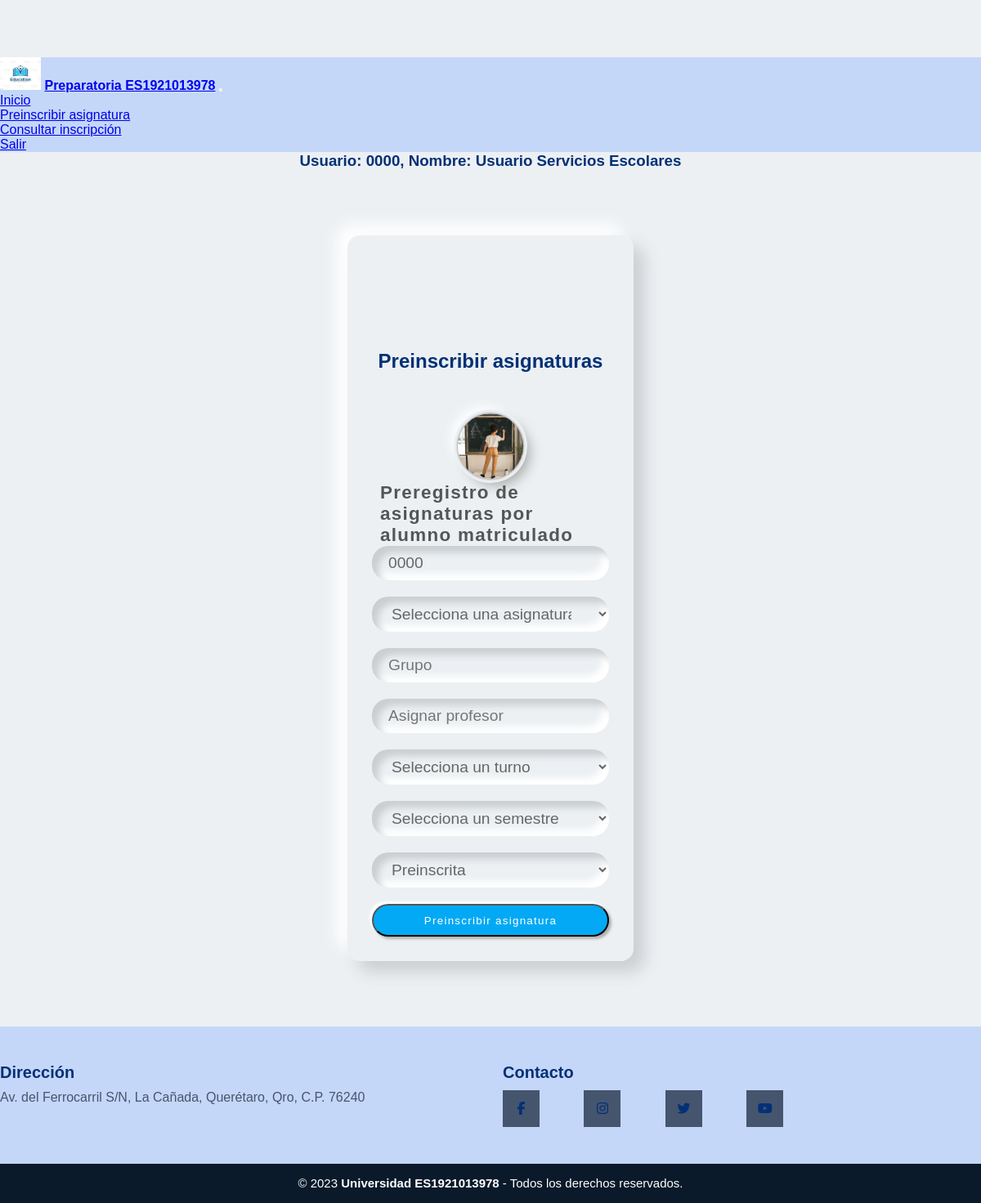
The page /preinscripcionSE.php (signed in) on the database its author committed.
### tables this page shows
CREATE TABLE `usuarios` (
  `matricula` varchar(4) NOT NULL,
  `nombre` varchar(30) NOT NULL,
  `apellidopaterno` varchar(30) NOT NULL,
  `apellidomaterno` varchar(30) NOT NULL,
  `turno` varchar(10) NOT NULL,
  `tipousuario` varchar(2) NOT NULL,
  `password` varchar(15) NOT NULL
);

### preinscripcionSE.php (the view, shortened to what this page needs)
<?php
if(!isset($_SESSION['userSE'])){
    header('location: index.php');
} else if(isset($_SESSION['userSE'])){
    include_once 'conexion.php';
    $conn->setAttribute(PDO::ATTR_ERRMODE,PDO::ERRMODE_EXCEPTION);
    $sql=$conn->prepare('SELECT * FROM usuarios WHERE matricula=:Matricula');
    $sql->execute(array('Matricula'=>$_SESSION['userSE']));
    $rows=$sql->fetchAll(PDO::FETCH_ASSOC);
    foreach($rows as $row){
        $matricula=$row['matricula'];
        $nombre=$row['nombre'];
        $ap=$row['apellidopaterno'];
        $am=$row['apellidomaterno'];
    }
    $count=$sql->rowCount();
} else {
    echo "Error en el sistema";
}
?>
<!DOCTYPE html>
<html lang="en">
    <head>
        <link href="css/headerfooter.css" rel="stylesheet" type="text/css" media="screen" />
        <link href="css/style.css" rel="stylesheet" type="text/css" media="screen" />
    </head>
    <body>
        <header>
            <nav class="navbar fixed-top navbar-expand-lg navbar-dark indigo">
                <a class="navbar-brand"><img src="imagenes/logo.jpg" width="50" alt="logo Preparatoria ES1921013978"></a>
                <a class="navbar-brand" href="index.html" width="50" alt="logo Preparatoria ES1921013978"><strong>Preparatoria ES1921013978</strong></a>
                <button class="navbar-toggler" type="button" data-toggle="collapse" data-target="#navbarSupportedContent" aria-controls="navbarSupportedContent" aria-expanded="false" aria-label="Toggle navigation">
                </button>
                <div class="collapse navbar-collapse" id="navbarSupportedContent">
                    <ul class="navbar-nav mr-auto">
                        <li class="nav-item active">
                            <a class="nav-link" href="usuarioSE.php">Inicio</a>
                        </li>
                        <li class="nav-item">
                            <a class="nav-link" href="preinscripcionSE.php">Preinscribir asignatura</a>
                        </li>
                        <li class="nav-item">
                            <a class="nav-link" href="consultaSE.php">Consultar inscripción</a>
                        </li>
                        <li class="nav-item">
                            <a class="nav-link" href="salir.php">Salir</a>
                        </li>
                    </ul>
                </div>
            </nav>
        </header>
        <?php
            if($count==1){
                echo "<h3> Usuario: $matricula, Nombre: $nombre $ap $am </h3>";
            } else {
                echo "<h3>Usuario no encontrado</h3>";
            }
        ?>
                <section class="form-register">
                    <div class="wrapper">
                        <h1 id="titulo">Preinscribir asignaturas</h1>
                        <div class="logo">
                            <img src="imagenes/alumno.jpg" alt="">
                        </div>
                        <div class="text-center mt-4 name">
                            Preregistro de asignaturas por alumno matriculado
                        </div>
                        <form class="p-3 mt-3" action="preinscribirAsignaturaSE.php" method="post">
                            <div class="form-field d-flex align-items-center">
                                <input  type="text" id="matricula" name="matricula" value="<?php echo $row['matricula']; ?>" title="Ingresa solo números" minlength="4" maxlength="4" placeholder="Matrícula" pattern="[0-9]+"/>
                            </div>
                            <div class="form-field d-flex align-items-center">
                                <select name="asignatura" id="asignatura">
                                    <option value="" disabled selected>Selecciona una asignatura</option>
                                </select>
                            </div>
                            <div class="form-field d-flex align-items-center">
                                <input type="text" id="grupo" name="grupo" title="Ingresa el grupo al que pertenece el alumno" minlength="2" maxlength="20" placeholder="Grupo" pattern="[0-9]+"/>
                            </div>
                            <div class="form-field d-flex align-items-center">
                                <input type="text" id="profesor" name="profesor" title="Ingresa solo letras y espacios (puede llevar acentos)" minlength="2" maxlength="90" placeholder="Asignar profesor" pattern="^[a-zA-ZÀ-ÿ\s]{2,30}$"/>
                            </div>
                            <div class="form-field d-flex align-items-center">
                                <select class="form-control" id="turno" name="turno" required>
                                    <option value="" disabled selected>Selecciona un turno</option>
                                </select>
                            </div>
                            <div class="form-field d-flex align-items-center">
                                <select class="form-control" name="semestre" id="semestre">
                                    <option value="" disabled selected>Selecciona un semestre</option>
                                </select>
                            </div>
                            <div class="form-field d-flex align-items-center">
                                <select class="form-control" name="estatus" id="estatus">
                                    <option value="Preinscrita" disabled selected>Preinscrita</option>
                                </select>
                            </div>
                            <input class="btn mt-3" type="submit" value="Preinscribir asignatura" name="registrar"></input>
                        </form>
                    </div>
                </section>
        <footer class="footer">
            <div class="grupo1">
                <div class="box">
                    <h2>Dirección</h2>
                        <p>Av. del Ferrocarril S/N, La Cañada, Querétaro, Qro, C.P. 76240</p>
                </div>
                <div class="box">
                    <h2>Contacto</h2>
                    <div class="contacto">
                        <a href="#" class="fa fa-facebook"></a>
                        <a href="#" class="fa fa-instagram"></a>
                        <a href="#" class="fa fa-twitter"></a>
                        <a href="#" class="fa fa-youtube"></a>
                    </div>
                </div>
            </div>
            <div class="grupo2">
                <small>&copy; 2023 <b>Universidad ES1921013978 </b> - Todos los derechos reservados.</small>
            </div>
        </footer>
    </body>
</html>

### css/headerfooter.css (style rules this page uses)
.navbar { background-color:#c4d7f8; }
.navbar-collapse { align-items: center; justify-content: space-between; }
header { height: 100%; }
.footer { width:100%; background:#c4d7f8; }
.footer .grupo1 { width: 100%; max-width: 1200px; margin: auto; display: grid; grid-template-columns: repeat(2,1fr); grid-gap:30px; padding: 45px 0px; }
.footer .grupo1 .box h2 { color: #033076; margin-bottom: 10px; font-size: 20px; text-align: left; }
.footer .grupo1 .box p { color: #45556e; margin-bottom: 10px; }
.footer .grupo1 .contacto a { display: inline-block; text-decoration: none; width: 45px; height: 45px; line-height: 45px; color: #033076; margin-right: 50px; background-color: #45556e; text-align: center; transition: all 0.5s ease; }
.footer .grupo2 { background-color:#0a1a2a; padding: 15px 10px; text-align: center; color: #fff; }
.footer .grupo2 small { font-size: 15px; }

### css/style.css (style rules this page uses)
body { font-family: sans-serif; margin: 0; background-color:#a8c6fa; padding-top: 70px; }
h1 { padding-top: 100px; padding-bottom: 50px; }
h1, h2, h3 { text-align: center; color: #033076; }
* { margin: 0; padding: 0; box-sizing: border-box; font-family: 'Poppins', sans-serif; }
body { background: #ecf0f3; }
.wrapper { max-width: 350px; min-height: 500px; margin: 80px auto; padding: 40px 30px 30px 30px; background-color: #ecf0f3; border-radius: 15px; box-shadow: 13px 13px 20px #cbced1, -13px -13px 20px #fff; }
.logo { width: 80px; margin: auto; }
.logo img { width: 100%; height: 80px; object-fit: cover; border-radius: 50%; box-shadow: 0px 0px 3px #5f5f5f, 0px 0px 0px 5px #ecf0f3, 8px 8px 15px #a7aaa7, -8px -8px 15px #fff; }
.wrapper .name { font-weight: 600; font-size: 1.4rem; letter-spacing: 1.3px; padding-left: 10px; color: #555; }
.wrapper .form-field input { width: 100%; display: block; border: none; outline: none; background: none; font-size: 1.2rem; color: #666; padding: 10px 15px 10px 10px; }
.wrapper .form-field select { width: 100%; display: block; border: none; outline: none; background: none; font-size: 1.2rem; color: #666; padding: 10px 15px 10px 10px; }
.wrapper .form-field { padding-left: 10px; margin-bottom: 20px; border-radius: 20px; box-shadow: inset 8px 8px 8px #cbced1, inset -8px -8px 8px #fff; }
.wrapper .form-field select { padding-right: 30px; }
.wrapper .btn { box-shadow: none; width: 100%; height: 40px; background-color: #03A9F4; color: #fff; border-radius: 25px; box-shadow: 3px 3px 3px #b1b1b1, -3px -3px 3px #fff; letter-spacing: 1.3px; }

### rows shown on the page
usuarios: matricula "0000", nombre "Usuario", apellidopaterno "Servicios", apellidomaterno "Escolares"
